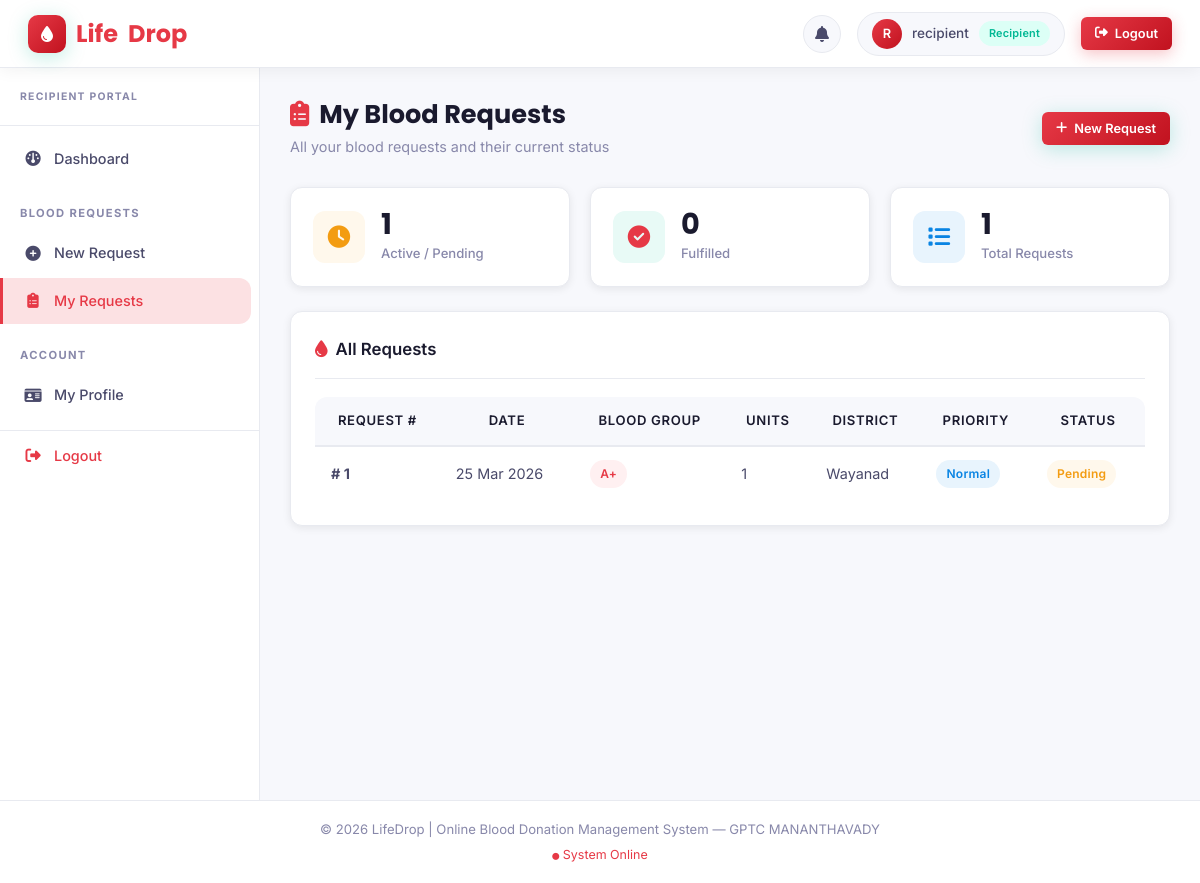
The app's page /recipient/my_requests.php (signed in) with its own data.
### tables this page shows
CREATE TABLE `blood_request` (
  `Request_ID` int(11) NOT NULL,
  `Recipient_ID` int(11) NOT NULL,
  `Blood_Group` varchar(5) NOT NULL,
  `Quantity` int(11) NOT NULL DEFAULT 1,
  `District` varchar(50) DEFAULT NULL,
  `Emergency_Status` enum('Yes','No') DEFAULT 'No',
  `Request_Date` timestamp NOT NULL DEFAULT current_timestamp(),
  `Status` enum('Pending','Matched','Fulfilled','Cancelled') DEFAULT 'Pending'
);

### recipient/my_requests.php (the view, shortened to what this page needs)
<?php
require_once dirname(__DIR__) . '/includes/header.php';
$recipient_id = $_SESSION['user_id'];
try {
    $stmt = $pdo->prepare("SELECT * FROM BLOOD_REQUEST WHERE Recipient_ID = ? ORDER BY Request_Date DESC");
    $stmt->execute([$recipient_id]);
    $requests = $stmt->fetchAll(PDO::FETCH_ASSOC);
    $active = array_filter($requests, fn($r) => in_array($r['Status'], ['Pending', 'Matched']));
    $fulfilled = array_filter($requests, fn($r) => $r['Status'] === 'Fulfilled');
} catch (PDOException $e) {
    die("Database Error: A system error occurred. Please try again later.");
}
?>
<div class="page-header">
    <div>
        <h2><i class="fa-solid fa-clipboard-list" style="color:var(--primary);margin-right:10px;"></i>My Blood Requests
        </h2>
        <p>All your blood requests and their current status</p>
    </div>
    <a href="new_request.php" class="btn btn-primary btn-sm"><i class="fa-solid fa-plus"></i> New Request</a>
</div>
<div class="dashboard-grid" style="margin-bottom:24px;">
    <div class="kpi-card">
        <div class="kpi-icon orange"><i class="fa-solid fa-clock"></i></div>
        <div class="kpi-info">
            <h3>
                <?php echo count($active); ?>
            </h3>
            <p>Active / Pending</p>
        </div>
    </div>
    <div class="kpi-card">
        <div class="kpi-icon green"><i class="fa-solid fa-circle-check"></i></div>
        <div class="kpi-info">
            <h3>
                <?php echo count($fulfilled); ?>
            </h3>
            <p>Fulfilled</p>
        </div>
    </div>
    <div class="kpi-card">
        <div class="kpi-icon blue"><i class="fa-solid fa-list"></i></div>
        <div class="kpi-info">
            <h3>
                <?php echo count($requests); ?>
            </h3>
            <p>Total Requests</p>
        </div>
    </div>
</div>
<div class="card">
    <div class="card-header">
        <span class="card-title"><i class="fa-solid fa-droplet"
                style="color:var(--accent-red);margin-right:8px;"></i>All Requests</span>
    </div>
    <?php if (count($requests) > 0): ?>
        <div class="table-responsive">
            <table class="table">
                <thead>
                    <tr>
                        <th>Request #</th>
                        <th>Date</th>
                        <th>Blood Group</th>
                        <th>Units</th>
                        <th>District</th>
                        <th>Priority</th>
                        <th>Status</th>
                    </tr>
                </thead>
                <tbody>
                    <?php foreach ($requests as $r): ?>
                        <tr>
                            <td><strong>#
                                    <?php echo $r['Request_ID']; ?>
                                </strong></td>
                            <td>
                                <?php echo date('d M Y', strtotime($r['Request_Date'])); ?>
                            </td>
                            <td><span class="badge badge-danger">
                                    <?php echo htmlspecialchars($r['Blood_Group']); ?>
                                </span></td>
                            <td>
                                <?php echo $r['Quantity']; ?>
                            </td>
                            <td>
                                <?php echo htmlspecialchars($r['District']); ?>
                            </td>
                            <td>
                                <?php if ($r['Emergency_Status'] === 'Critical'): ?>
                                    <span class="badge" style="background:var(--accent-red); color:white;">CRITICAL</span>
                                <?php else: ?>
                                    <span class="badge badge-info">Normal</span>
                                <?php endif; ?>
                            </td>
                            <td>
                                <?php
                                $s = $r['Status'];
                                $cls = $s === 'Fulfilled' ? 'badge-success' : ($s === 'Matched' ? 'badge-info' : 'badge-pending');
                                echo "<span class='badge $cls'>$s</span>";
                                ?>
                            </td>
                        </tr>
                    <?php endforeach; ?>
                </tbody>
            </table>
        </div>
    <?php endif; ?>
</div>
<?php require_once dirname(__DIR__) . '/includes/footer.php'; ?>

### records on screen
blood_request: Status "1", Status "0", Request_ID "1", Request_Date "25 Mar 2026", Blood_Group "A+", Quantity "1", District "Wayanad", Emergency_Status "Normal", Status "Pending"

### other values on screen
substr($_SESSION['user_name'] ?? $_SESSION['role'], 0, 1) "R"
$_SESSION['user_name'] "recipient"
$_SESSION['role'] "Recipient"
count($requests) "1"
